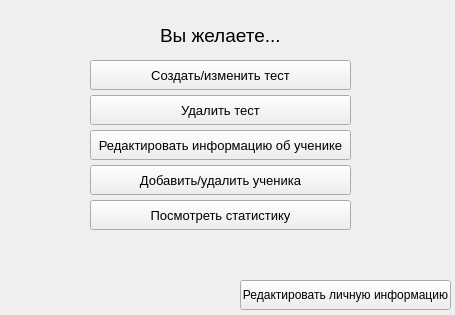
<?xml version="1.0" encoding="UTF-8"?>
<ui version="4.0">
 <class>Form</class>
 <widget class="QWidget" name="Form">
  <property name="geometry">
   <rect>
    <x>0</x>
    <y>0</y>
    <width>455</width>
    <height>315</height>
   </rect>
  </property>
  <property name="windowTitle">
   <string>Form</string>
  </property>
  <widget class="QLabel" name="label">
   <property name="geometry">
    <rect>
     <x>160</x>
     <y>20</y>
     <width>141</width>
     <height>31</height>
    </rect>
   </property>
   <property name="font">
    <font>
     <pointsize>14</pointsize>
    </font>
   </property>
   <property name="text">
    <string>Вы желаете...</string>
   </property>
  </widget>
  <widget class="QPushButton" name="create_change_test">
   <property name="geometry">
    <rect>
     <x>90</x>
     <y>60</y>
     <width>261</width>
     <height>30</height>
    </rect>
   </property>
   <property name="font">
    <font>
     <pointsize>10</pointsize>
    </font>
   </property>
   <property name="text">
    <string>Создать/изменить тест</string>
   </property>
  </widget>
  <widget class="QPushButton" name="del_test">
   <property name="geometry">
    <rect>
     <x>90</x>
     <y>95</y>
     <width>261</width>
     <height>30</height>
    </rect>
   </property>
   <property name="font">
    <font>
     <pointsize>10</pointsize>
    </font>
   </property>
   <property name="text">
    <string>Удалить тест</string>
   </property>
  </widget>
  <widget class="QPushButton" name="edit_student_info">
   <property name="geometry">
    <rect>
     <x>90</x>
     <y>130</y>
     <width>261</width>
     <height>30</height>
    </rect>
   </property>
   <property name="font">
    <font>
     <pointsize>10</pointsize>
    </font>
   </property>
   <property name="text">
    <string>Редактировать информацию об ученике</string>
   </property>
  </widget>
  <widget class="QPushButton" name="add_del_student">
   <property name="geometry">
    <rect>
     <x>90</x>
     <y>165</y>
     <width>261</width>
     <height>30</height>
    </rect>
   </property>
   <property name="font">
    <font>
     <pointsize>10</pointsize>
    </font>
   </property>
   <property name="text">
    <string>Добавить/удалить ученика</string>
   </property>
  </widget>
  <widget class="QPushButton" name="check_out_stat">
   <property name="geometry">
    <rect>
     <x>90</x>
     <y>200</y>
     <width>261</width>
     <height>30</height>
    </rect>
   </property>
   <property name="font">
    <font>
     <pointsize>10</pointsize>
    </font>
   </property>
   <property name="text">
    <string>Посмотреть статистику</string>
   </property>
  </widget>
  <widget class="QPushButton" name="edit_personal_info">
   <property name="geometry">
    <rect>
     <x>240</x>
     <y>280</y>
     <width>211</width>
     <height>30</height>
    </rect>
   </property>
   <property name="text">
    <string>Редактировать личную информацию</string>
   </property>
  </widget>
 </widget>
 <resources/>
 <connections/>
</ui>
